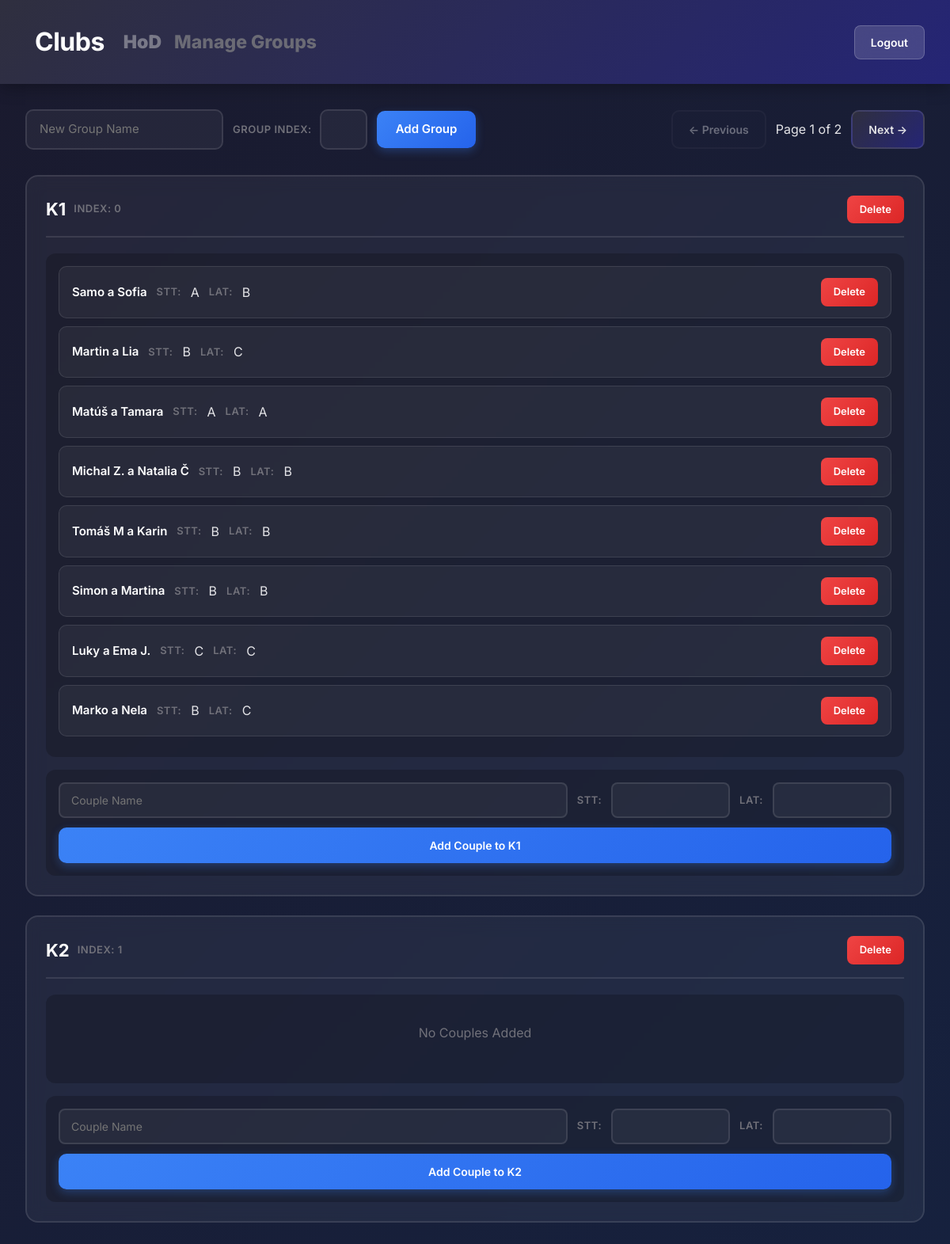
Before: /club/16/manage_groups/ (signed in) with the older database file.
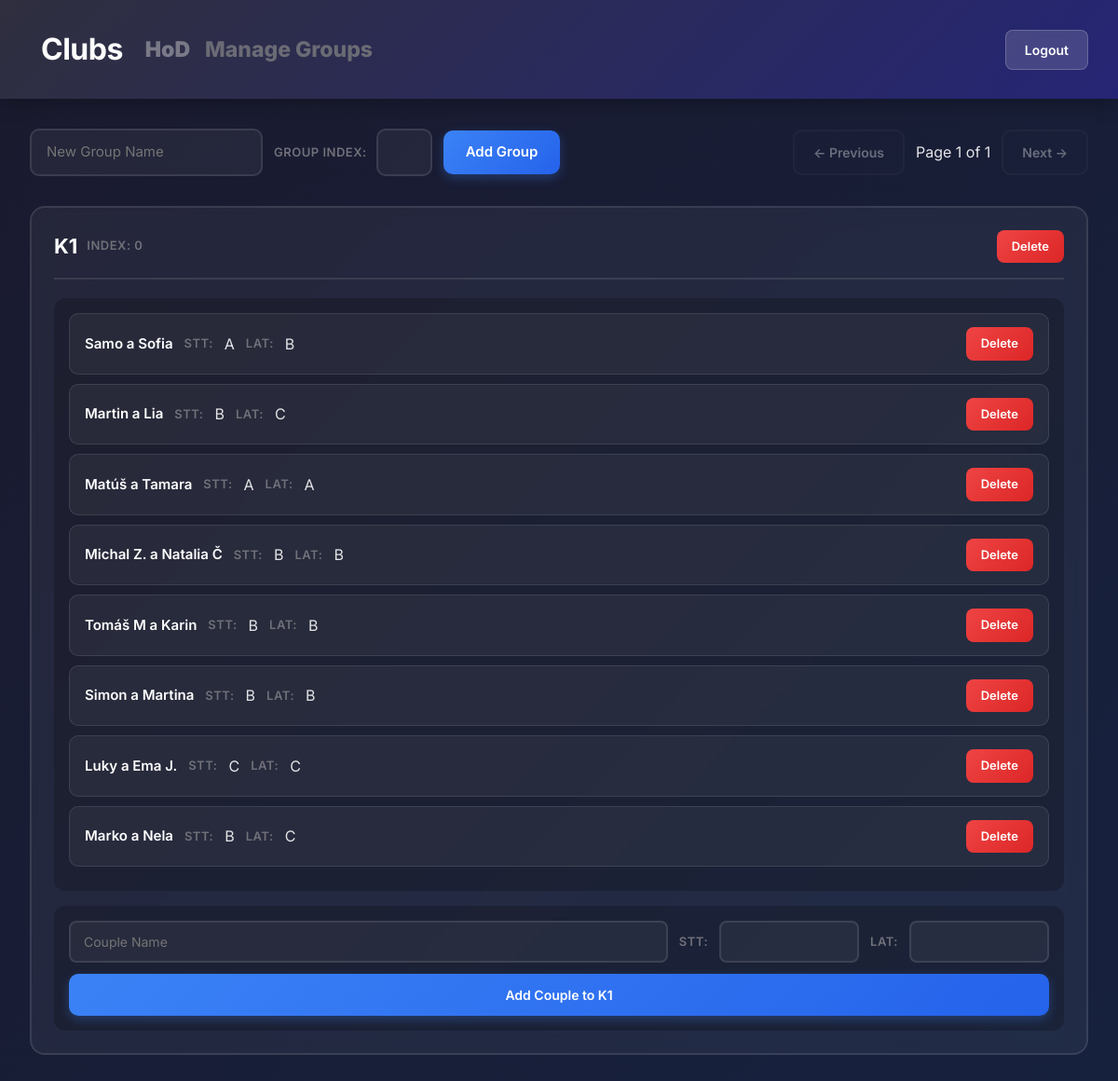
After: the same page with the newer database file.
### main/models.py (models this page shows, shortened)
class Group(models.Model):
    club = models.ForeignKey(Club, on_delete=models.CASCADE, related_name='groups', null=True, blank=True)
    user = models.ForeignKey(User, on_delete=models.CASCADE, related_name='owned_groups')
    name = models.CharField(max_length=200)
    index = models.IntegerField(default=0)  # For sorting groups
    couples = []

class Couple(models.Model):
    user = models.ForeignKey(User, on_delete=models.CASCADE, related_name='couple')
    name = models.CharField(max_length=200)
    min_duration = models.IntegerField(default=60)
    group = models.ForeignKey('Group', on_delete=models.CASCADE, related_name='couples', null=True, blank=True)
    dance_class_lat = models.CharField(max_length=100,)
    dance_class_stt = models.CharField(max_length=100,)

### main/views.py (the view)
# urls.py: path('club/<int:club_id>/manage_groups/', views.manage_groups, name='manage_groups'),
@login_required
def manage_groups(request, club_id):
    all_groups = request.user.owned_groups.all()
    club = get_object_or_404(Club, id=club_id, club_owner=request.user)
    paginator = Paginator(all_groups, 2)
    page_number = request.GET.get('page', 1)
    page_obj = paginator.get_page(page_number)
    error_message = request.GET.get('error', None)
    success_message = request.GET.get('success', None)
    return render(request, 'manage_groups.html', {
        'page_obj':page_obj,
        'club':club,
        'groups':page_obj.object_list,
        'error_message': error_message,
        'success_message': success_message,
    })

### main/templates/manage_groups.html (shortened to what this page needs)
<!DOCTYPE html>
<html lang="en">
<head>
    <link href="https://cdn.jsdelivr.net/npm/bootstrap@5.3.0/dist/css/bootstrap.min.css" rel="stylesheet">
</head>
<body>
   <div class="header">
        <nav class="navbar navbar-expand-lg" style="background-color: none; margin: 0; padding: 0;">
            <div class="container-fluid" style="display: flex;">
                <a class="navbar-brand" href="/trainer/trainer_dashboard/"
                style="font-size: 32px; font-weight: 700; color: white; letter-spacing: -0.5px; text-decoration: none;">Clubs</a>
                <div class="collapse navbar-collapse" id="navbarSupportedContent">
                <ul class="navbar-nav me-auto mb-2 mb-lg-0" style="display: flex;">
                    <li class="nav-item">
                    <a class="nav-link" aria-current="page" href="/club/{{club.id}}/"
                    style="
                        color: #797988 !important;
                        font-size: 23px !important;
                        font-weight: 1000 !important;
                        background: none;
                    ">{{ club.name }}</a>
                    </li>
                    <li class="nav-item">
                    <a class="nav-link disabled" aria-current="page"
                    style="
                        color: #6b6b75 !important;
                        font-size: 23px !important;
                        font-weight: 800 !important;
                        background: none;
                    ">Manage Groups</a>
                    </li>
                </ul>
                </div>
            </div>
        </nav>
        <a class="header-nav-btn" href="{% url 'logout' %}">Logout</a>
    </div>
    <div class="main-container">
        <div class="top-bar">
            <form method="POST" action="{% url 'add_group' club.id %}" class="add-group-form">
                <input type="text" name="group_name" class="auto-width-input" placeholder="New Group Name" required>
                <div style="display: flex; align-items: center; gap: 10px;">
                <span class="small-label">Group Index: </span>
                <input type="text" name="group_index">
                </div>
                <button type="submit" class="btn-add">Add Group</button>
            </form>
            <div class="nav-buttons">
                <a id="prev-page"
                   class="nav-btn{% if not page_obj.has_previous %} disabled{% endif %}"
                   {% if page_obj.has_previous %}
                   href="?page={{ page_obj.previous_page_number }}"
                   data-target-page="{{ page_obj.previous_page_number }}"
                   {% else %}
                   aria-disabled="true" style="pointer-events: none;"
                   {% endif %}>← Previous</a>
                <span>Page {{ page_obj.number }} of {{ page_obj.paginator.num_pages }}</span>
                <a id="next-page"
                   class="nav-btn{% if not page_obj.has_next %} disabled{% endif %}"
                   {% if page_obj.has_next %}
                   href="?page={{ page_obj.next_page_number }}"
                   data-target-page="{{ page_obj.next_page_number }}"
                   {% else %}
                   aria-disabled="true" style="pointer-events: none;"
                   {% endif %}>Next →</a>
            </div>
        </div>
        <div class="slider-container">
            <div id="groups-slider" class="groups-slider">
                <div class="groups-page" data-page="{{ page_obj.number }}">
                    {% include 'partials/groups_page.html' %}
                </div>
            </div>
        </div>
    </div>
</body>
</html>

### main/templates/partials/groups_page.html (shortened to what this page needs)
{% for group in groups %}
<div class="group-card" data-group-id="{{ group.id }}">
    <div class="group-header">
        <div style="display: flex; align-items: center; gap: 10px;">
            <h3 style="margin: 0; padding: 0;" contenteditable="true"
                data-group-id="{{ group.id }}"
                data-original="{{ group.name }}"
                class="editable-group-name"
                title="Click to edit; Enter to save">{{ group.name }}</h3>
            <span class="small-label">Index:
             <span contenteditable="true"
                    data-group-id="{{ group.id }}"
                    data-original="{{ group.index }}"
                    class="editable-group-index"
                    title="Click to edit; Enter to save">{{ group.index }}</span>
            </span>
        </div>
        <form method="POST" action="{% url 'delete_group' club.id group.id %}" style="margin: 0;">
            <button type="submit" class="btn-delete"
                    onclick="return confirm('Delete {{ group.name }}?')">Delete</button>
        </form>
    </div>
    {% if group.couples.all %}
    <div class="couple-list">
        {% for couple in group.couples.all %}
        <div class="couple-item" draggable="true"
             data-couple-id="{{ couple.id }}" data-group-id="{{ group.id }}">
            <div>
                <span class="editable-couple" contenteditable="true"
                      data-couple-id="{{ couple.id }}"
                      data-original="{{ couple.name }}">{{ couple.name }}</span>
                <span class="small-label">STT:</span>
                <span contenteditable="true"
                      data-couple-id="{{ couple.id }}"
                      data-original="{{ couple.dance_class_stt }}"
                      class="editable-couple-dance-class-stt"
                      >{{ couple.dance_class_stt }}</span>
                <span class="small-label">LAT:</span>
                <span contenteditable="true"
                      data-couple-id="{{ couple.id }}"
                      data-original="{{ couple.dance_class_lat }}"
                      class="editable-couple-dance-class-lat">{{ couple.dance_class_lat }}</span>
            </div>
            <form method="POST" action="{% url 'delete_couple' club.id couple.id%}" style="margin: 0;">
                <button type="submit" class="btn-delete">Delete</button>
            </form>
        </div>
        {% endfor %}
    </div>
    {% else %}
    <div class="couple-list">
        <p style="color: #71717a; text-align: center; padding: 20px;">No Couples Added</p>
    </div>
    {% endif %}
    <form method="POST" action="{% url 'add_couple' club.id%}" class="add-couple-form">
        <div class="assign-row">
            <div class="assign-fields">
                <input type="text" name="couple_name" placeholder="Couple Name" required>
                <span class="small-label">STT:</span>
                <input type="text" name="dance_class_stt" style="max-width: 100px;" required>
                <span class="small-label">LAT:</span>
                <input type="text" name="dance_class_lat" style="max-width: 100px;" required>
            </div>
            <button type="submit">Add Couple to {{ group.name }}</button>
        </div>
    </form>
</div>
{% endfor %}

Changed rows visible on the page:
removed Group: name "K2", index "1", shows "No Couples Added"
Other visible differences:
{{ page_obj.paginator.num_pages }}: "2" → "1"
